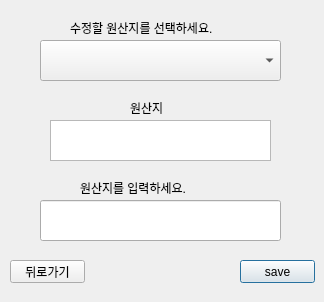
<?xml version="1.0" encoding="UTF-8"?>
<ui version="4.0">
 <class>Dialog</class>
 <widget class="QDialog" name="Dialog">
  <property name="geometry">
   <rect>
    <x>0</x>
    <y>0</y>
    <width>324</width>
    <height>302</height>
   </rect>
  </property>
  <property name="windowTitle">
   <string>Dialog</string>
  </property>
  <widget class="QPushButton" name="save">
   <property name="geometry">
    <rect>
     <x>240</x>
     <y>260</y>
     <width>75</width>
     <height>23</height>
    </rect>
   </property>
   <property name="text">
    <string>save</string>
   </property>
  </widget>
  <widget class="QLineEdit" name="fruit_name_adit">
   <property name="geometry">
    <rect>
     <x>40</x>
     <y>200</y>
     <width>241</width>
     <height>41</height>
    </rect>
   </property>
  </widget>
  <widget class="QComboBox" name="origin_name">
   <property name="geometry">
    <rect>
     <x>40</x>
     <y>40</y>
     <width>241</width>
     <height>41</height>
    </rect>
   </property>
  </widget>
  <widget class="QTextBrowser" name="textBrowser">
   <property name="geometry">
    <rect>
     <x>50</x>
     <y>120</y>
     <width>221</width>
     <height>41</height>
    </rect>
   </property>
  </widget>
  <widget class="QPushButton" name="search_del_2">
   <property name="geometry">
    <rect>
     <x>10</x>
     <y>260</y>
     <width>75</width>
     <height>23</height>
    </rect>
   </property>
   <property name="text">
    <string>뒤로가기</string>
   </property>
  </widget>
  <widget class="QLabel" name="label">
   <property name="geometry">
    <rect>
     <x>70</x>
     <y>20</y>
     <width>201</width>
     <height>16</height>
    </rect>
   </property>
   <property name="text">
    <string>수정할 원산지를 선택하세요.</string>
   </property>
  </widget>
  <widget class="QLabel" name="label_2">
   <property name="geometry">
    <rect>
     <x>130</x>
     <y>100</y>
     <width>51</width>
     <height>16</height>
    </rect>
   </property>
   <property name="text">
    <string>원산지</string>
   </property>
  </widget>
  <widget class="QLabel" name="label_3">
   <property name="geometry">
    <rect>
     <x>80</x>
     <y>180</y>
     <width>161</width>
     <height>16</height>
    </rect>
   </property>
   <property name="text">
    <string>원산지를 입력하세요.</string>
   </property>
  </widget>
 </widget>
 <resources/>
 <connections/>
</ui>
